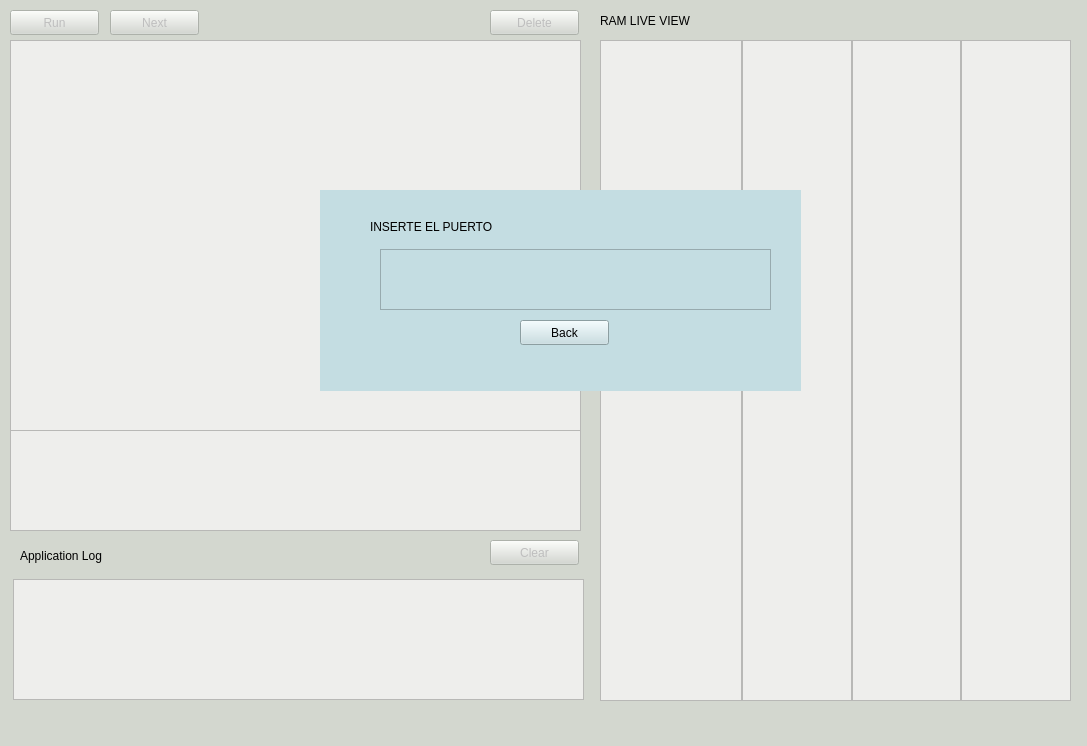
<?xml version="1.0" encoding="UTF-8"?>
<ui version="4.0">
 <class>MainWindow</class>
 <widget class="QMainWindow" name="MainWindow">
  <property name="geometry">
   <rect>
    <x>0</x>
    <y>0</y>
    <width>1087</width>
    <height>746</height>
   </rect>
  </property>
  <property name="windowTitle">
   <string>MainWindow</string>
  </property>
  <property name="styleSheet">
   <string notr="true">background-color: rgb(211, 215, 207);</string>
  </property>
  <widget class="QWidget" name="centralwidget">
   <widget class="QTextEdit" name="textEdit">
    <property name="enabled">
     <bool>false</bool>
    </property>
    <property name="geometry">
     <rect>
      <x>10</x>
      <y>40</y>
      <width>571</width>
      <height>391</height>
     </rect>
    </property>
    <property name="styleSheet">
     <string notr="true">background-color: rgb(238, 238, 236);</string>
    </property>
   </widget>
   <widget class="QTextEdit" name="terminalTextEdit">
    <property name="geometry">
     <rect>
      <x>10</x>
      <y>430</y>
      <width>571</width>
      <height>101</height>
     </rect>
    </property>
    <property name="styleSheet">
     <string notr="true">background-color: rgb(238, 238, 236);</string>
    </property>
    <property name="readOnly">
     <bool>true</bool>
    </property>
   </widget>
   <widget class="QTextEdit" name="applicationLogTextEdit">
    <property name="geometry">
     <rect>
      <x>13</x>
      <y>579</y>
      <width>571</width>
      <height>121</height>
     </rect>
    </property>
    <property name="styleSheet">
     <string notr="true">background-color: rgb(238, 238, 236);</string>
    </property>
    <property name="readOnly">
     <bool>true</bool>
    </property>
   </widget>
   <widget class="QPushButton" name="pushButton_2">
    <property name="enabled">
     <bool>false</bool>
    </property>
    <property name="geometry">
     <rect>
      <x>490</x>
      <y>540</y>
      <width>89</width>
      <height>25</height>
     </rect>
    </property>
    <property name="text">
     <string>Clear</string>
    </property>
   </widget>
   <widget class="QLabel" name="label">
    <property name="geometry">
     <rect>
      <x>20</x>
      <y>540</y>
      <width>131</width>
      <height>31</height>
     </rect>
    </property>
    <property name="styleSheet">
     <string notr="true">font: 75 12pt &quot;Ubuntu Condensed&quot;;
font: 75 12pt &quot;Waree&quot;;</string>
    </property>
    <property name="text">
     <string>Application Log</string>
    </property>
   </widget>
   <widget class="QPushButton" name="pushButton">
    <property name="enabled">
     <bool>false</bool>
    </property>
    <property name="geometry">
     <rect>
      <x>10</x>
      <y>10</y>
      <width>89</width>
      <height>25</height>
     </rect>
    </property>
    <property name="styleSheet">
     <string notr="true"/>
    </property>
    <property name="text">
     <string>Run</string>
    </property>
   </widget>
   <widget class="QPushButton" name="deleteButton">
    <property name="enabled">
     <bool>false</bool>
    </property>
    <property name="geometry">
     <rect>
      <x>490</x>
      <y>10</y>
      <width>89</width>
      <height>25</height>
     </rect>
    </property>
    <property name="styleSheet">
     <string notr="true"/>
    </property>
    <property name="text">
     <string>Delete</string>
    </property>
   </widget>
   <widget class="QPushButton" name="nextButton">
    <property name="enabled">
     <bool>false</bool>
    </property>
    <property name="geometry">
     <rect>
      <x>110</x>
      <y>10</y>
      <width>89</width>
      <height>25</height>
     </rect>
    </property>
    <property name="styleSheet">
     <string notr="true"/>
    </property>
    <property name="text">
     <string>Next</string>
    </property>
   </widget>
   <widget class="QWidget" name="horizontalLayoutWidget">
    <property name="geometry">
     <rect>
      <x>600</x>
      <y>40</y>
      <width>471</width>
      <height>661</height>
     </rect>
    </property>
    <layout class="QHBoxLayout" name="horizontalLayout" stretch="13,10,10,10">
     <property name="spacing">
      <number>0</number>
     </property>
     <item>
      <widget class="QTextEdit" name="memoryTextEdit">
       <property name="styleSheet">
        <string notr="true">background-color: rgb(238, 238, 236);</string>
       </property>
       <property name="readOnly">
        <bool>true</bool>
       </property>
      </widget>
     </item>
     <item>
      <widget class="QTextEdit" name="valueTextEdit">
       <property name="styleSheet">
        <string notr="true">background-color: rgb(238, 238, 236);</string>
       </property>
       <property name="readOnly">
        <bool>true</bool>
       </property>
      </widget>
     </item>
     <item>
      <widget class="QTextEdit" name="nameTextEdit">
       <property name="styleSheet">
        <string notr="true">background-color: rgb(238, 238, 236);</string>
       </property>
       <property name="readOnly">
        <bool>true</bool>
       </property>
      </widget>
     </item>
     <item>
      <widget class="QTextEdit" name="referenceTextEdit">
       <property name="styleSheet">
        <string notr="true">background-color: rgb(238, 238, 236);</string>
       </property>
       <property name="readOnly">
        <bool>true</bool>
       </property>
      </widget>
     </item>
    </layout>
   </widget>
   <widget class="QWidget" name="portWidget" native="true">
    <property name="geometry">
     <rect>
      <x>320</x>
      <y>190</y>
      <width>481</width>
      <height>201</height>
     </rect>
    </property>
    <property name="styleSheet">
     <string notr="true">border-color: rgb(85, 87, 83);
background-color: rgb(196, 221, 226);
selection-color: rgb(238, 238, 236);</string>
    </property>
    <widget class="QLabel" name="label_2">
     <property name="geometry">
      <rect>
       <x>50</x>
       <y>26</y>
       <width>391</width>
       <height>21</height>
      </rect>
     </property>
     <property name="text">
      <string>INSERTE EL PUERTO</string>
     </property>
    </widget>
    <widget class="QPushButton" name="backButton">
     <property name="geometry">
      <rect>
       <x>200</x>
       <y>130</y>
       <width>89</width>
       <height>25</height>
      </rect>
     </property>
     <property name="text">
      <string>Back</string>
     </property>
    </widget>
    <widget class="QPlainTextEdit" name="portTextEdit">
     <property name="geometry">
      <rect>
       <x>60</x>
       <y>59</y>
       <width>391</width>
       <height>61</height>
      </rect>
     </property>
    </widget>
   </widget>
   <widget class="QLabel" name="label_3">
    <property name="geometry">
     <rect>
      <x>600</x>
      <y>10</y>
      <width>201</width>
      <height>21</height>
     </rect>
    </property>
    <property name="styleSheet">
     <string notr="true"/>
    </property>
    <property name="text">
     <string>RAM LIVE VIEW</string>
    </property>
   </widget>
  </widget>
  <widget class="QMenuBar" name="menubar">
   <property name="geometry">
    <rect>
     <x>0</x>
     <y>0</y>
     <width>1087</width>
     <height>37</height>
    </rect>
   </property>
  </widget>
  <widget class="QStatusBar" name="statusbar"/>
 </widget>
 <resources/>
 <connections/>
</ui>
